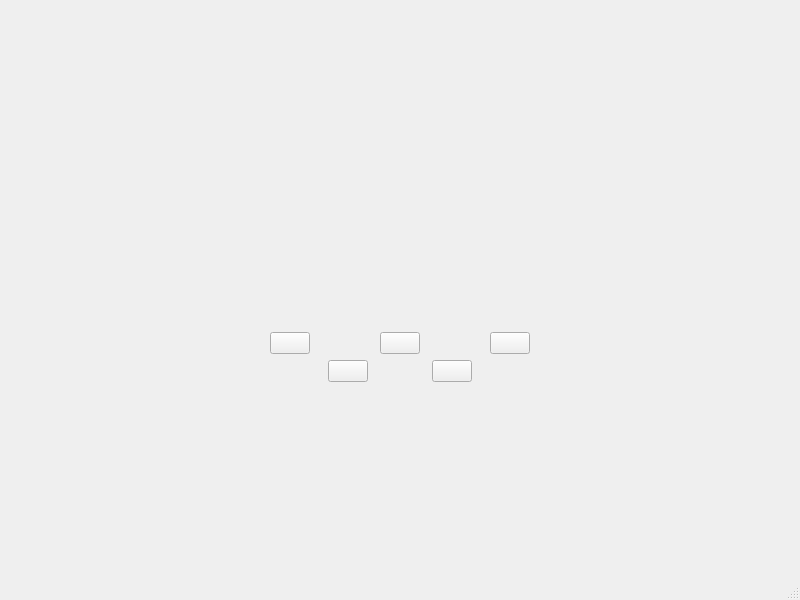
<?xml version="1.0" encoding="UTF-8"?>
<ui version="4.0">
 <class>MainWindow</class>
 <widget class="QMainWindow" name="MainWindow">
  <property name="geometry">
   <rect>
    <x>0</x>
    <y>0</y>
    <width>800</width>
    <height>600</height>
   </rect>
  </property>
  <property name="windowTitle">
   <string>MainWindow</string>
  </property>
  <widget class="QWidget" name="centralwidget">
   <layout class="QVBoxLayout" name="verticalLayout_3">
    <item>
     <spacer name="verticalSpacer_2">
      <property name="orientation">
       <enum>Qt::Vertical</enum>
      </property>
      <property name="sizeHint" stdset="0">
       <size>
        <width>20</width>
        <height>173</height>
       </size>
      </property>
     </spacer>
    </item>
    <item>
     <layout class="QHBoxLayout" name="horizontalLayout_4">
      <item>
       <spacer name="horizontalSpacer_8">
        <property name="orientation">
         <enum>Qt::Horizontal</enum>
        </property>
        <property name="sizeHint" stdset="0">
         <size>
          <width>40</width>
          <height>20</height>
         </size>
        </property>
       </spacer>
      </item>
      <item>
       <layout class="QVBoxLayout" name="verticalLayout_2">
        <item>
         <layout class="QHBoxLayout" name="horizontalLayout_3">
          <item>
           <spacer name="horizontalSpacer_6">
            <property name="orientation">
             <enum>Qt::Horizontal</enum>
            </property>
            <property name="sizeHint" stdset="0">
             <size>
              <width>40</width>
              <height>20</height>
             </size>
            </property>
           </spacer>
          </item>
          <item>
           <widget class="QLabel" name="label">
            <property name="text">
             <string/>
            </property>
           </widget>
          </item>
          <item>
           <spacer name="horizontalSpacer_7">
            <property name="orientation">
             <enum>Qt::Horizontal</enum>
            </property>
            <property name="sizeHint" stdset="0">
             <size>
              <width>40</width>
              <height>20</height>
             </size>
            </property>
           </spacer>
          </item>
         </layout>
        </item>
        <item>
         <spacer name="verticalSpacer">
          <property name="orientation">
           <enum>Qt::Vertical</enum>
          </property>
          <property name="sizeHint" stdset="0">
           <size>
            <width>20</width>
            <height>40</height>
           </size>
          </property>
         </spacer>
        </item>
        <item>
         <layout class="QVBoxLayout" name="verticalLayout">
          <item>
           <layout class="QHBoxLayout" name="horizontalLayout">
            <item>
             <widget class="QPushButton" name="pushButton_1">
              <property name="text">
               <string/>
              </property>
             </widget>
            </item>
            <item>
             <spacer name="horizontalSpacer">
              <property name="orientation">
               <enum>Qt::Horizontal</enum>
              </property>
              <property name="sizeHint" stdset="0">
               <size>
                <width>40</width>
                <height>20</height>
               </size>
              </property>
             </spacer>
            </item>
            <item>
             <widget class="QPushButton" name="pushButton_2">
              <property name="text">
               <string/>
              </property>
             </widget>
            </item>
            <item>
             <spacer name="horizontalSpacer_2">
              <property name="orientation">
               <enum>Qt::Horizontal</enum>
              </property>
              <property name="sizeHint" stdset="0">
               <size>
                <width>40</width>
                <height>20</height>
               </size>
              </property>
             </spacer>
            </item>
            <item>
             <widget class="QPushButton" name="pushButton_3">
              <property name="text">
               <string/>
              </property>
             </widget>
            </item>
           </layout>
          </item>
          <item>
           <layout class="QHBoxLayout" name="horizontalLayout_2">
            <item>
             <spacer name="horizontalSpacer_4">
              <property name="orientation">
               <enum>Qt::Horizontal</enum>
              </property>
              <property name="sizeHint" stdset="0">
               <size>
                <width>40</width>
                <height>20</height>
               </size>
              </property>
             </spacer>
            </item>
            <item>
             <widget class="QPushButton" name="pushButton_4">
              <property name="text">
               <string/>
              </property>
             </widget>
            </item>
            <item>
             <spacer name="horizontalSpacer_3">
              <property name="orientation">
               <enum>Qt::Horizontal</enum>
              </property>
              <property name="sizeHint" stdset="0">
               <size>
                <width>40</width>
                <height>20</height>
               </size>
              </property>
             </spacer>
            </item>
            <item>
             <widget class="QPushButton" name="pushButton_5">
              <property name="text">
               <string/>
              </property>
             </widget>
            </item>
            <item>
             <spacer name="horizontalSpacer_5">
              <property name="orientation">
               <enum>Qt::Horizontal</enum>
              </property>
              <property name="sizeHint" stdset="0">
               <size>
                <width>40</width>
                <height>20</height>
               </size>
              </property>
             </spacer>
            </item>
           </layout>
          </item>
         </layout>
        </item>
       </layout>
      </item>
      <item>
       <spacer name="horizontalSpacer_9">
        <property name="orientation">
         <enum>Qt::Horizontal</enum>
        </property>
        <property name="sizeHint" stdset="0">
         <size>
          <width>40</width>
          <height>20</height>
         </size>
        </property>
       </spacer>
      </item>
     </layout>
    </item>
    <item>
     <spacer name="verticalSpacer_3">
      <property name="orientation">
       <enum>Qt::Vertical</enum>
      </property>
      <property name="sizeHint" stdset="0">
       <size>
        <width>20</width>
        <height>173</height>
       </size>
      </property>
     </spacer>
    </item>
   </layout>
  </widget>
  <widget class="QMenuBar" name="menubar">
   <property name="geometry">
    <rect>
     <x>0</x>
     <y>0</y>
     <width>800</width>
     <height>22</height>
    </rect>
   </property>
  </widget>
  <widget class="QStatusBar" name="statusbar"/>
 </widget>
 <resources/>
 <connections/>
</ui>
